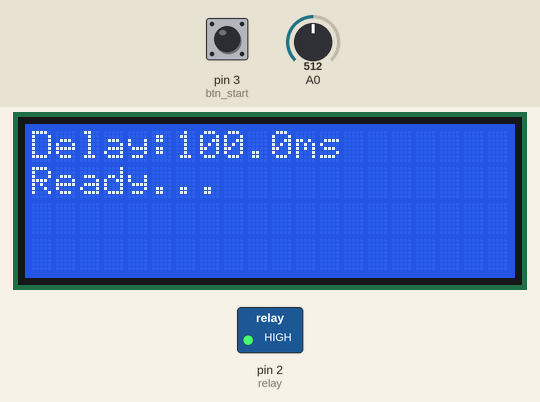
A sketch run on a simulated Arduino Uno, built with avr-gcc and run on an emulated ATmega328P. Shown: 20×4 character LCD, switched loads named in the sketch (green lamp = pin HIGH). Dashed ring = blinking. The test bench sets the inputs (shaded band); at power-on: pin 3 (btn_start) LOW, A0 = 512.

Above: at 1.2 s.
1.3 s: pin 3 (btn_start) pulled HIGH for 0.15 s
At 1.7 s:
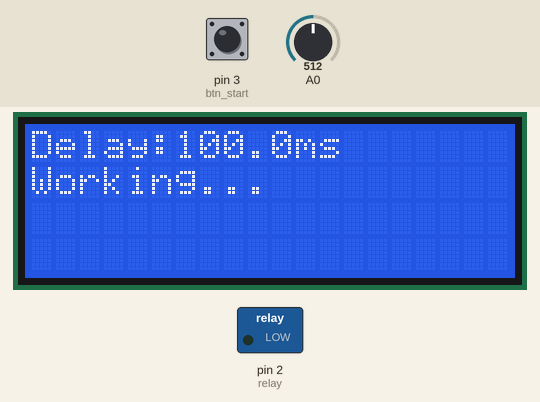
3.6 s: A0 set to 716
At 4.8 s:
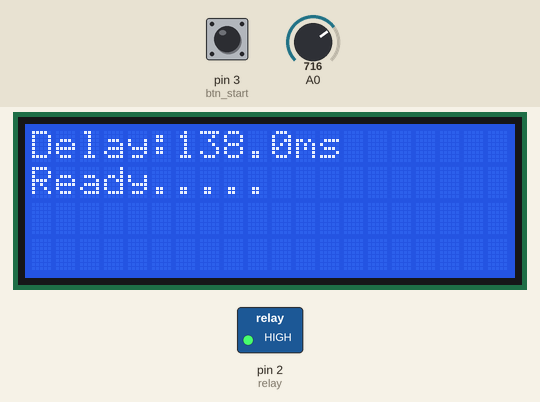
5.1 s: pin 3 (btn_start) pulled HIGH for 1 s
At 5.97 s:
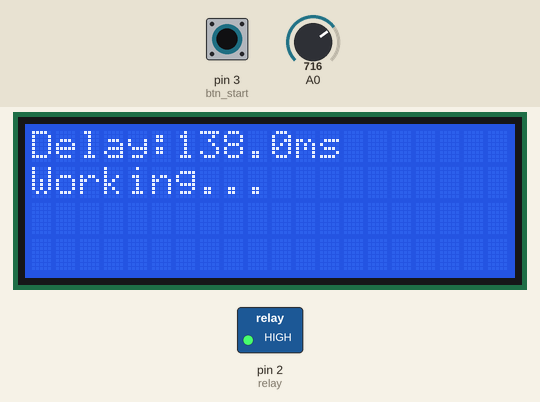
9.1 s: A0 set to 900
At 9.4 s:
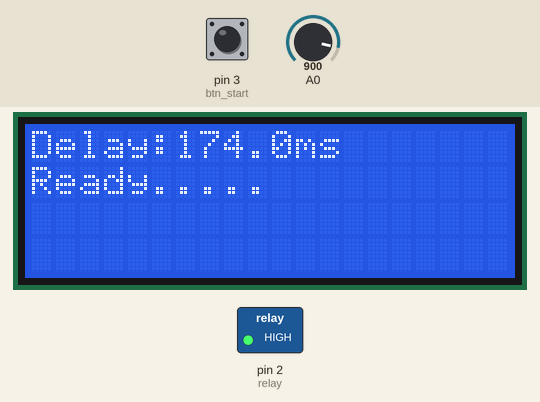
10.6 s: A0 set to 1023
At 11.1 s:
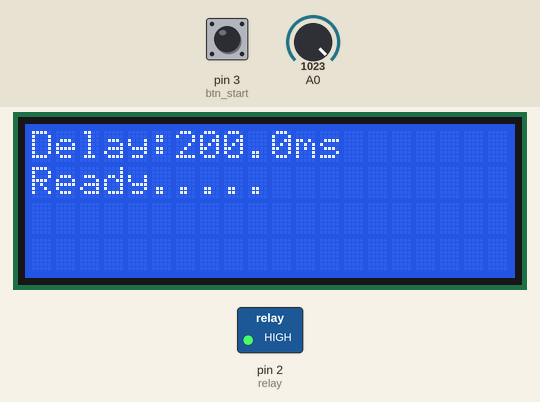
12.1 s: pin 3 (btn_start) pulsed HIGH 5 times (0.12 s each, 0.3 s apart)
At 15.0 s:
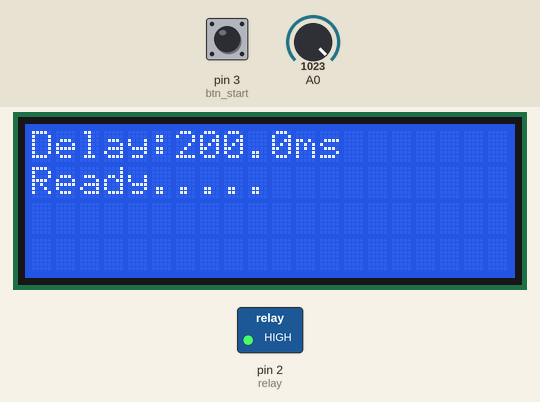
Timing chart, 0 to 16.5 s (numbered marks = the images above; inputs shaded):
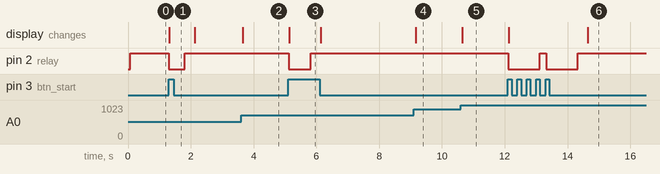

The sketch:

spot_welding.ino
```cpp
#include <Wire.h>
#include <LiquidCrystal_I2C.h>

LiquidCrystal_I2C lcd(0x3f, 20, 4); // set the LCD address to 0x27 for a 16 chars and 2 line display
#define btn_start 3
#define relay 2
bool sw_status = false;

void setup()
{
  lcd.init();
  lcd.backlight();
  pinMode(btn_start, INPUT);
  pinMode(relay, OUTPUT);
  digitalWrite(relay, HIGH);
  Serial.begin(9600);
}

void loop()
{
  int val = map(analogRead(A0), 0, 1023, 0, 100);
  float valf = val / 100.0;
  float newval = mapf(valf, 0.0, 1.0, 0.0, 0.2);
  float mstime = newval*1000.0;

  lcd.setCursor(0, 0);
  lcd.print("Delay:");
  lcd.setCursor(6, 0);
  lcd.print(mstime);
  lcd.setCursor(11, 0);
  lcd.print("ms");
  lcd.setCursor(0, 1);
  lcd.print("Ready...");


  if (digitalRead(btn_start) == HIGH and sw_status == false) {
    digitalWrite(relay, LOW);
    lcd.setCursor(0, 1);
    lcd.print("Working...");
    delay(valf * 1000);
    digitalWrite(relay, HIGH);
    sw_status = true;
  }
  if (digitalRead(btn_start) == LOW) {
    sw_status = false;
  }
}
double mapf(double val, double in_min, double in_max, double out_min, double out_max) {
  return (val - in_min) * (out_max - out_min) / (in_max - in_min) + out_min;
}
```

Measured:
- after the input at 1.3 s, pin 2 (relay): HIGH → LOW at once, → HIGH 0.51 s later; the display: changes at once (image 1)
- after the input at 3.6 s, the display: changes after 0.06 s (image 2)
- after the input at 5.1 s, pin 2 (relay): HIGH → LOW at once, → HIGH 0.70 s later; the display: changes at once (image 3)
- after the input at 9.1 s, the display: changes after 0.07 s (image 4)
- after the input at 10.6 s, the display: changes after 0.05 s (image 5)
- after the input at 12.1 s, pin 2 (relay): alternates HIGH for 0.19 s and LOW for 1.0 s, 4 changes in all, then stays HIGH, starting at once; the display: first changes at once (image 6 shows a later state)
